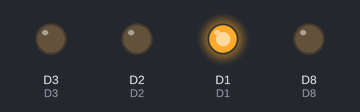
Simulated run of this sketch. Board: ESP8266 (Wemos D1 mini). Shown: output pins drawn as LEDs (lit = HIGH). Pins used as bus, display or sensor lines are not drawn.

Above: at 0.05 s.
At 0.9 s:
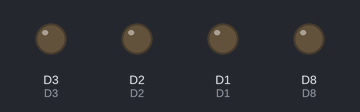
At 1.45 s:
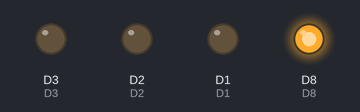
At 2.05 s:
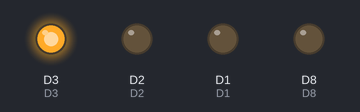
At 3.45 s:
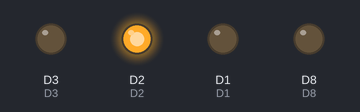
Timing chart, 0 to 3.8 s (numbered marks = the images above):
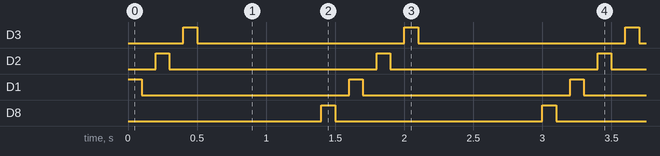

The sketch:

TripletLedFlasher.ino
```cpp
#define D1 5
#define D2 4
#define D3 0
#define D4 2
#define D5 14
#define D6 12
#define D7 13
#define D8 15

void setup() {
  pinMode(D1, OUTPUT);
  pinMode(D2, OUTPUT);
  pinMode(D3, OUTPUT);
  pinMode(D4, OUTPUT);
  pinMode(D5, OUTPUT);
  pinMode(D6, OUTPUT);
  pinMode(D7, OUTPUT);
  pinMode(D8, OUTPUT);

}

void loop() {
  digitalWrite(D1, HIGH);
  delay(100);
  digitalWrite(D1, LOW);
  delay(100);
  digitalWrite(D2, HIGH);
  delay(100);
  digitalWrite(D2, LOW);
  delay(100);
  digitalWrite(D3, HIGH);
  delay(100);
  digitalWrite(D3, LOW);
  delay(100);
  digitalWrite(D4, HIGH);
  delay(100);
  digitalWrite(D4, LOW);
  delay(100);
  digitalWrite(D5, HIGH);
  delay(100);
  digitalWrite(D5, LOW);
  delay(100);
  digitalWrite(D6, HIGH);
  delay(100);
  digitalWrite(D6, LOW);
  delay(100);
  digitalWrite(D7, HIGH);
  delay(100);
  digitalWrite(D7, LOW);
  delay(100);
  digitalWrite(D8, HIGH);
  delay(100);
  digitalWrite(D8, LOW);
  delay(100);
}
```

Measured:
- by itself, D3, D2, D1, D8: alternates HIGH for 0.10 s and LOW for 1.5 s
